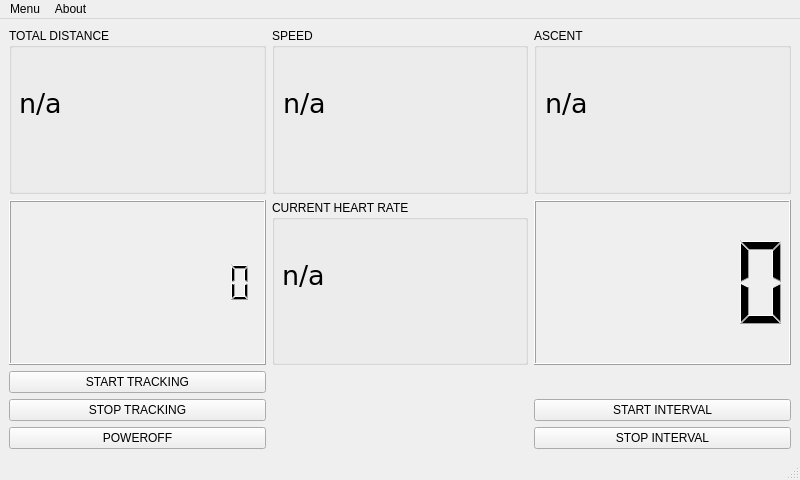
<?xml version="1.0" encoding="UTF-8"?>
<ui version="4.0">
 <class>MainWindow</class>
 <widget class="QMainWindow" name="MainWindow">
  <property name="enabled">
   <bool>true</bool>
  </property>
  <property name="geometry">
   <rect>
    <x>0</x>
    <y>0</y>
    <width>800</width>
    <height>480</height>
   </rect>
  </property>
  <property name="minimumSize">
   <size>
    <width>800</width>
    <height>480</height>
   </size>
  </property>
  <property name="maximumSize">
   <size>
    <width>800</width>
    <height>480</height>
   </size>
  </property>
  <property name="windowTitle">
   <string>TrainingFeedback</string>
  </property>
  <widget class="QWidget" name="centralwidget">
   <layout class="QGridLayout" name="gridLayout_3">
    <item row="5" column="2">
     <widget class="QPushButton" name="button_stop_interval">
      <property name="text">
       <string>STOP INTERVAL</string>
      </property>
     </widget>
    </item>
    <item row="2" column="2">
     <widget class="QLCDNumber" name="interval_odstevalnik"/>
    </item>
    <item row="4" column="2">
     <widget class="QPushButton" name="button_start_interval">
      <property name="text">
       <string>START INTERVAL</string>
      </property>
     </widget>
    </item>
    <item row="2" column="1">
     <widget class="QGroupBox" name="groupBox_6">
      <property name="title">
       <string>CURRENT HEART RATE</string>
      </property>
      <widget class="QLabel" name="current_hr">
       <property name="geometry">
        <rect>
         <x>10</x>
         <y>30</y>
         <width>241</width>
         <height>91</height>
        </rect>
       </property>
       <property name="font">
        <font>
         <family>DejaVu Sans</family>
         <pointsize>20</pointsize>
        </font>
       </property>
       <property name="styleSheet">
        <string notr="true"/>
       </property>
       <property name="text">
        <string>n/a</string>
       </property>
      </widget>
     </widget>
    </item>
    <item row="5" column="0">
     <widget class="QPushButton" name="shutdown">
      <property name="text">
       <string>POWEROFF</string>
      </property>
     </widget>
    </item>
    <item row="2" column="0">
     <widget class="QLCDNumber" name="watch">
      <property name="frameShape">
       <enum>QFrame::Box</enum>
      </property>
      <property name="smallDecimalPoint">
       <bool>true</bool>
      </property>
      <property name="digitCount">
       <number>10</number>
      </property>
     </widget>
    </item>
    <item row="0" column="0">
     <widget class="QGroupBox" name="groupBox_3">
      <property name="enabled">
       <bool>true</bool>
      </property>
      <property name="title">
       <string>TOTAL DISTANCE</string>
      </property>
      <widget class="QLabel" name="total_distance">
       <property name="geometry">
        <rect>
         <x>10</x>
         <y>30</y>
         <width>241</width>
         <height>91</height>
        </rect>
       </property>
       <property name="maximumSize">
        <size>
         <width>800</width>
         <height>480</height>
        </size>
       </property>
       <property name="font">
        <font>
         <family>DejaVu Sans</family>
         <pointsize>20</pointsize>
        </font>
       </property>
       <property name="styleSheet">
        <string notr="true"/>
       </property>
       <property name="text">
        <string>n/a</string>
       </property>
      </widget>
     </widget>
    </item>
    <item row="4" column="0">
     <widget class="QPushButton" name="stop_tracking">
      <property name="text">
       <string>STOP TRACKING</string>
      </property>
     </widget>
    </item>
    <item row="3" column="0">
     <widget class="QPushButton" name="start_tracking">
      <property name="text">
       <string>START TRACKING</string>
      </property>
     </widget>
    </item>
    <item row="0" column="2">
     <widget class="QGroupBox" name="groupBox_5">
      <property name="title">
       <string>ASCENT</string>
      </property>
      <widget class="QLabel" name="ascent">
       <property name="geometry">
        <rect>
         <x>11</x>
         <y>30</y>
         <width>241</width>
         <height>91</height>
        </rect>
       </property>
       <property name="font">
        <font>
         <family>DejaVu Sans</family>
         <pointsize>20</pointsize>
        </font>
       </property>
       <property name="text">
        <string>n/a</string>
       </property>
      </widget>
     </widget>
    </item>
    <item row="0" column="1">
     <widget class="QGroupBox" name="groupBox_4">
      <property name="title">
       <string>SPEED</string>
      </property>
      <widget class="QLabel" name="speed">
       <property name="geometry">
        <rect>
         <x>11</x>
         <y>30</y>
         <width>241</width>
         <height>91</height>
        </rect>
       </property>
       <property name="font">
        <font>
         <family>DejaVu Sans</family>
         <pointsize>20</pointsize>
        </font>
       </property>
       <property name="text">
        <string>n/a</string>
       </property>
      </widget>
     </widget>
    </item>
   </layout>
  </widget>
  <widget class="QMenuBar" name="menubar">
   <property name="geometry">
    <rect>
     <x>0</x>
     <y>0</y>
     <width>800</width>
     <height>30</height>
    </rect>
   </property>
   <widget class="QMenu" name="menuMenu">
    <property name="title">
     <string>Menu</string>
    </property>
    <addaction name="actionExit"/>
   </widget>
   <widget class="QMenu" name="menuAbout">
    <property name="title">
     <string>About</string>
    </property>
    <addaction name="actionAbout_program"/>
    <addaction name="actionLicense"/>
    <addaction name="actionDisclaimer"/>
   </widget>
   <addaction name="menuMenu"/>
   <addaction name="menuAbout"/>
  </widget>
  <widget class="QStatusBar" name="statusbar"/>
  <action name="actionOpen">
   <property name="text">
    <string>Open</string>
   </property>
  </action>
  <action name="actionSave">
   <property name="text">
    <string>Save</string>
   </property>
  </action>
  <action name="actionExit">
   <property name="text">
    <string>Exit</string>
   </property>
  </action>
  <action name="actionLicense">
   <property name="text">
    <string>License</string>
   </property>
  </action>
  <action name="actionAbout_program">
   <property name="text">
    <string>About program</string>
   </property>
  </action>
  <action name="actionDisclaimer">
   <property name="text">
    <string>Disclaimer</string>
   </property>
  </action>
 </widget>
 <resources/>
 <connections/>
</ui>
